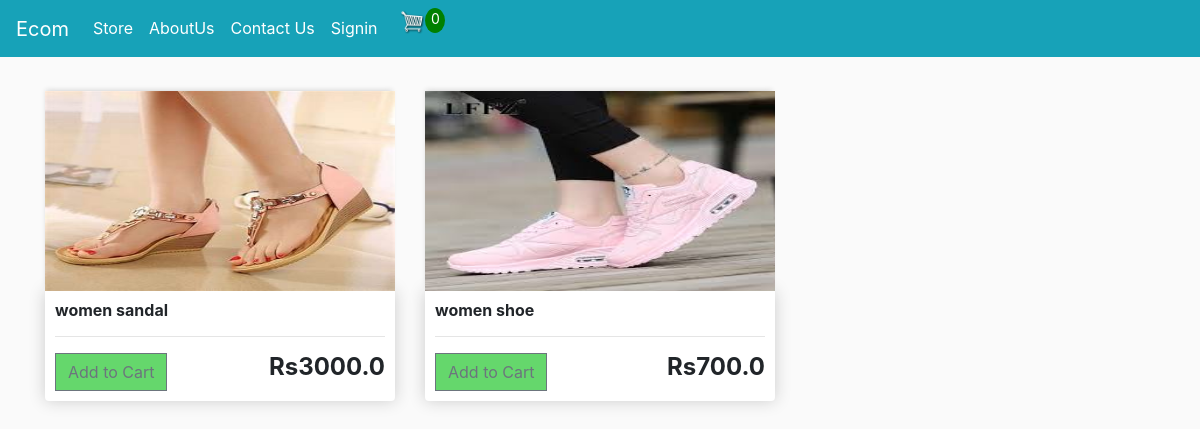
The app's page /, older data.
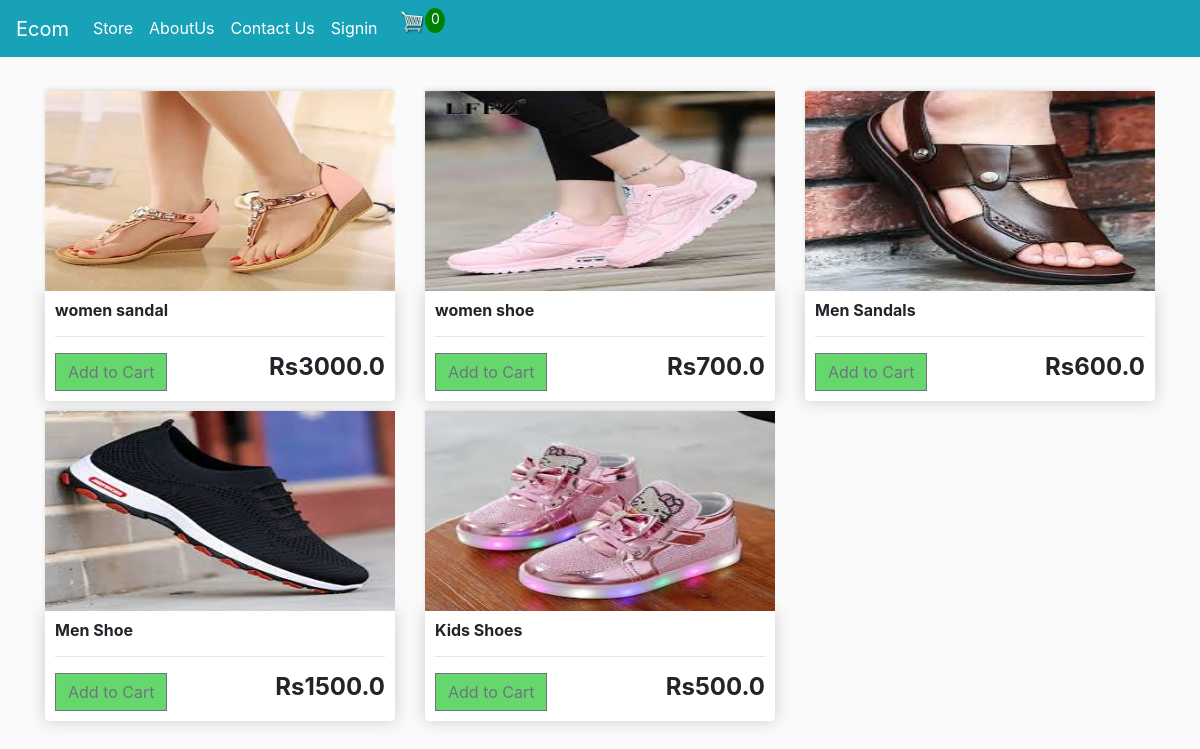
The same page, newer data.
### store/models.py (models this page shows, shortened)
class Product(models.Model):
	name = models.CharField(max_length=200)
	price = models.FloatField()
	digital = models.BooleanField(default=False,null=True, blank=True)
	image = models.ImageField(null=True, blank=True)
	@property
	def imageURL(self):
		try:
			url = self.image.url
		except:
			url = ''
		return url

### store/views.py (the view)
# urls.py: path('', include('store.urls')),
def store(request):
	data = cartData(request)
	cartItems = data['cartItems']
	order = data['order']
	items = data['items']
	products = Product.objects.all()
	context = {'products':products, 'cartItems':cartItems}
	return render(request, 'store/store.html', context)

### store/utils.py (called while the page is built, shortened)
def cookieCart(request):
	try:
		cart = json.loads(request.COOKIES['cart'])
	except:
		cart = {}
		print('CART:', cart)
	items = []
	order = {'get_cart_total':0, 'get_cart_items':0, 'shipping':False}
	cartItems = order['get_cart_items']
	return {'cartItems':cartItems ,'order':order, 'items':items}

def cartData(request):
	if request.user.is_authenticated:
		customer = request.user.customer
		order, created = Order.objects.get_or_create(customer=customer, complete=False)
		items = order.orderitem_set.all()
		cartItems = order.get_cart_items
	else:
		cookieData = cookieCart(request)
		cartItems = cookieData['cartItems']
		order = cookieData['order']
		items = cookieData['items']
	return {'cartItems':cartItems ,'order':order, 'items':items}

### store/templates/store/store.html
{% extends 'store/main.html' %}
{% load static %}
{% block content %}
	<div class="row">
		{% for product in products %}
		<div class="col-lg-4">
			<img class="thumbnail" src="{{product.imageURL}}">
			<div class="box-element product">
				<h6><strong>{{product.name}}</strong></h6>
				<hr>
				<button data-product="{{product.id}}" data-action="add" class="btn btn-outline-secondary add-btn update-cart">Add to Cart</button>
				<h4 style="display: inline-block; float: right"><strong>Rs{{product.price}}</strong></h4>
			</div>
		</div>
		{% endfor %}
	</div>
{% endblock content %}

### store/templates/store/main.html (shortened to what this page needs)
<!DOCTYPE html>
{% load static %}
<html>
<head>
  <link rel="stylesheet" href="https://stackpath.bootstrapcdn.com/bootstrap/4.4.1/css/bootstrap.min.css">
  <link rel="stylesheet" type="text/css" href="{% static 'css/main.css' %}">
</head>
<body>
  <nav class="navbar navbar-expand-sm bg-info navbar-dark">
    <a class="navbar-brand" href="{% url 'store' %}">Ecom</a>
    <div class="collapse navbar-collapse" id="navbarSupportedContent">
      <ul class="navbar-nav mr-auto">
        <li class="nav-item active">
          <a class="nav-link" href="{% url 'store' %}">Store <span class="sr-only">(current)</span></a>
        </li>
      {% if not user.is_authenticated %}
       <li class="nav-item active">
          <a class="nav-link" href="{% url 'about' %}">AboutUs <span class="sr-only">(current)</span></a>
        </li>
        <li class="nav-item active">
          <a class="nav-link" href="{% url 'contact' %}">Contact Us<span class="sr-only">(current)</span></a>
        </li>
        <li class="nav-item active">
          <a class="nav-link" href="{% url 'log'%}">Signin<span class="sr-only">(current)</span></a>
        </li>
{% endif %}
         <li class="nav-item active">
        <a href="{% url 'cart' %}">
          <img  id="cart-icon" src="{% static 'images/cart.png' %}">
        </a></li>
        <p id="cart-total">{{cartItems}}</p>
      </div>
  </nav>
     <div class="container">
            <br>
            {% block content %}
            {% endblock content %}
         </div>
</body>
</html>

### static/css/main.css (style rules this page uses)
body { background-color: hsl(0, 0%, 98%); }
h1,h2,h3,h4,h5,h6 { color:(360, 0%, 30%); }
.box-element { box-shadow:hsl(0, 0%, 80%) 0 0 16px; background-color:#fff; border-radius: 4px; padding: 10px; }
.thumbnail { width: 100%; height: 200px; -webkit-box-shadow: -1px -3px 5px -2px rgba(214,214,214,1); -moz-box-shadow: -1px -3px 5px -2px rgba(214,214,214,1); box-shadow: -1px -3px 5px -2px rgba(214,214,214,1); }
.product { border-radius: 0 0 4px 4px; }
#cart-icon { width:25px; display: inline-block; margin-left: 15px; }
#cart-total { display: block; text-align: center; color:#fff; background-color:green; width: 20px; height: 25px; border-radius: 50%; font-size: 14px; }
.col-lg-4, .col-lg-6, .col-lg-8, .col-lg-12 { margin-top: 10px; }
.btn { border-radius: 0; background-color:#65d76c; }

Row changes from the older to the newer data that the page shows:
added Product: imageURL (picture), name "Men Sandals", price "600.0"
added Product: imageURL (picture), name "Men Shoe", price "1500.0"
added Product: imageURL (picture), name "Kids Shoes", price "500.0"
